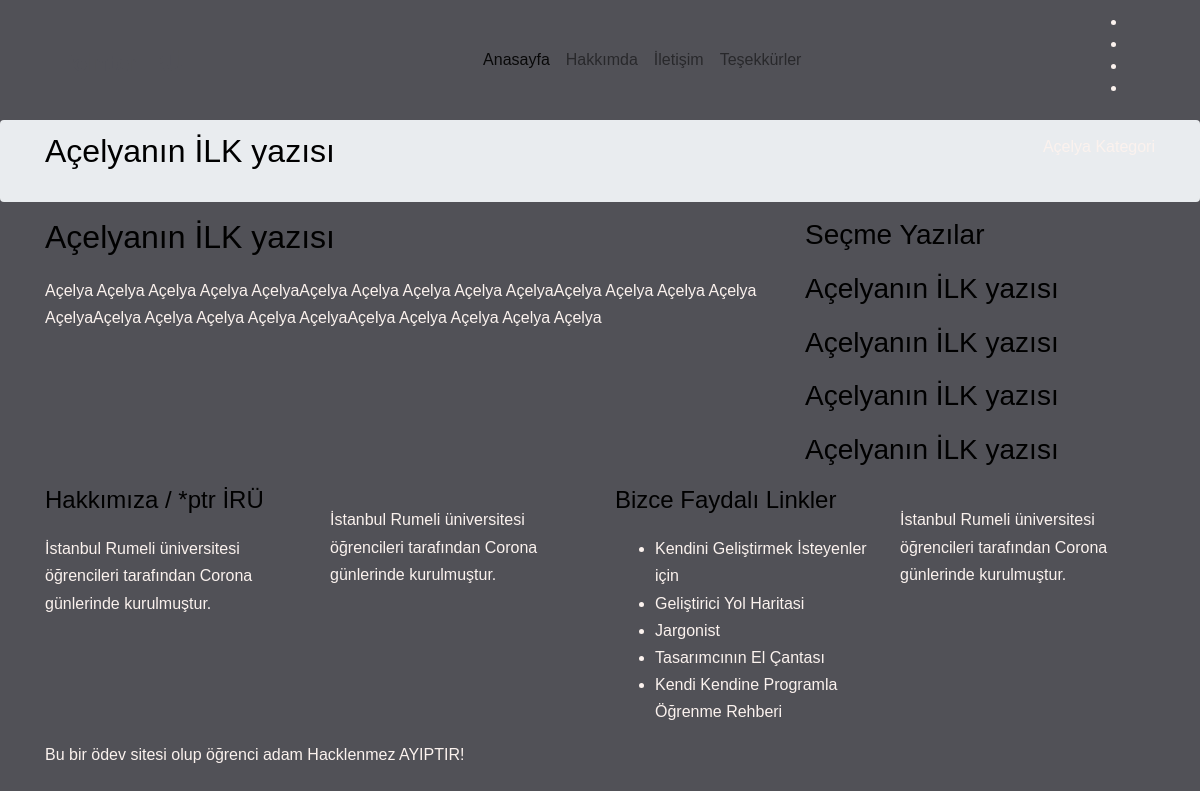
Page /acelyabasak/blog.php on the committed database.
### tables this page shows
CREATE TABLE `acelyabasak` (
  `page_id` int(100) NOT NULL,
  `page_title` varchar(50) NOT NULL,
  `page_text` text NOT NULL,
  `page_img` varchar(50) NOT NULL,
  `page_kategori` varchar(50) NOT NULL,
  `page_info` varchar(100) NOT NULL
);

### acelyabasak/degiskenler.php (called while the page is built, shortened)
<?php
$tablo_adi ="acelyabasak";
 ?>

### acelyabasak/baglan.php (called while the page is built, shortened)
<?php
include 'degiskenler.php';
$conn = mysqli_connect($sunucu, $user, $pass, $data);
$veri = "SELECT MAX(page_id) AS maxi FROM $tablo_adi" ;
$miktar = mysqli_query($conn, $veri);
$sayilar = mysqli_fetch_assoc($miktar);
$en = $sayilar['maxi'];
?>

### acelyabasak/blog.php (the view, shortened to what this page needs)
<?php
include 'header.php';
include 'degiskenler.php';
include 'eklenti.php';
include 'baglan.php';
if ($_GET) {
    $page_id = $_GET['page_id'];
    if ($page_id > $en) {
      $page_id = $en;
    }
}
else {
  $page_id = 1;
}
$sql = "SELECT * FROM $tablo_adi
WHERE page_id=$page_id" ;
$oku = mysqli_query($conn, $sql);
$result = mysqli_fetch_assoc($oku);
$page_title = $result['page_title'];
$page_text = $result['page_text'];
$page_kategori = $result['page_kategori'];
   ?>
<section class="breadcrumb breadcrumb_bg align-items-center">
    <div class="container">
        <div class="row align-items-center justify-content-between">
            <div class="col-sm-6">
                <div class="breadcrumb_tittle text-left">
                    <h2><?php echo $page_title ?></h2>
                </div>
            </div>
            <div class="col-sm-6">
                <div class="breadcrumb_content text-right">
                    <p><?php echo $page_kategori ?></p>
                </div>
            </div>
        </div>
    </div>
</section>
 <section class="blog_area single-post-area all_post section_padding">
    <div class="container">
       <div class="row">
          <div class="col-lg-8 posts-list">
             <div class="single-post">
                <div class="blog_details">
                   <h2><?php echo $page_title ?>
                   </h2>
                   <p class="excert">
                    <?php echo $page_text ?>
                   </p>
                </div>
             </div>
          </div>
          <?php include'bar.php' ?>
 </section>
 <?php include 'footer.php'; ?>

### acelyabasak/bar.php (shortened to what this page needs)
<?php
include 'baglan.php';
include 'degiskenler.php';
 ?>
<div class="col-lg-4">
    <div class="sidebar_widget">
        <div class="single_sidebar_wiget">
            <div class="sidebar_tittle">
                <h3>Seçme Yazılar</h3>
            </div>
            <?php for ($i=1; $i <= 4; $i++) {
               $random = rand(1,$en);
              $sql = "SELECT * FROM $tablo_adi
              WHERE page_id=$random" ;
              $oku = mysqli_query($conn, $sql);
              $result = mysqli_fetch_assoc($oku);
              $page_title = $result['page_title'];
             ?>
                         <div class="single_catagory_post post_2 ">
                             <div class="post_text_1 pr_30">
                                 <a href="blog.php?page_id=<?php echo $random ?>">
                                     <h3><?php echo $page_title ?></h3>
                                 </a>
                             </div>
                         </div>
              <?php } ?>
        </div>
    </div>
</div>

### css/style.css (style rules this page uses)
a { color: #fbf2ee; -webkit-transition: 0.5s; -o-transition: 0.5s; transition: 0.5s; }
p { margin-bottom: 30px; }
h1, h2, h3, h4, h5, h6, figure { color: #000; font-family: "Space Mono", Arial, serif; font-weight: 400; margin: 0 0 20px 0; }

### rows in the picture
acelyabasak: page_title "Açelyanın İLK yazısı", page_text "Açelya Açelya Açelya Açelya AçelyaAçelya Açelya Açelya Açelya AçelyaAçelya Açelya Açelya Açelya AçelyaAçelya Açelya Açelya Açelya AçelyaAçelya Açelya Açelya Açelya Açelya"
